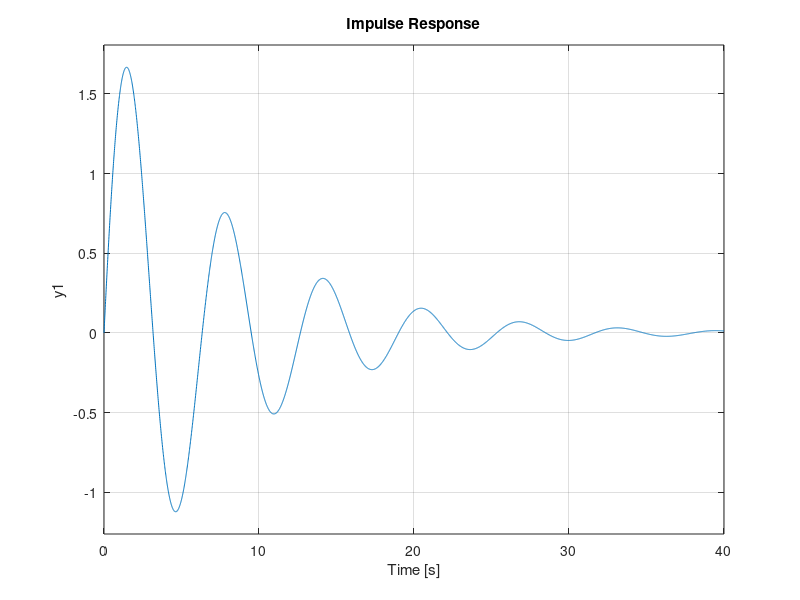
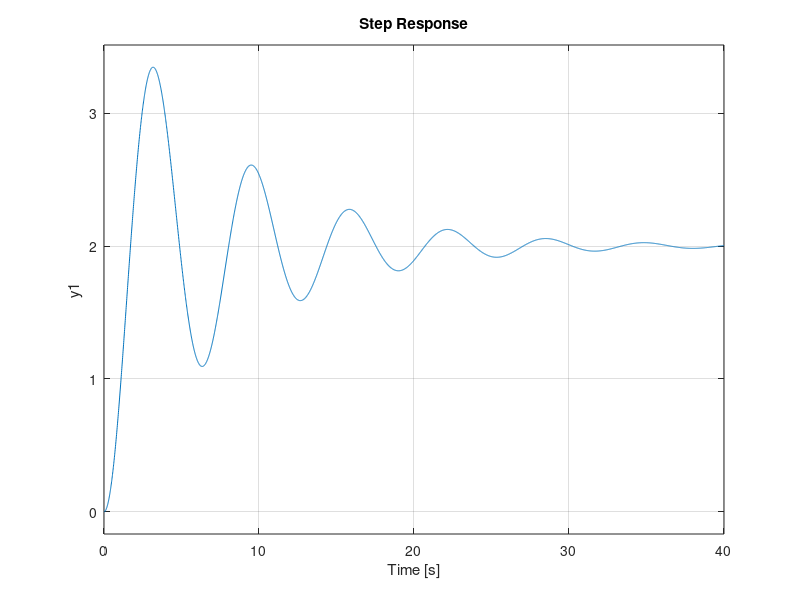

Write the MATLAB code that produced these figures, in order.
%% (1)

zeros = 2;
poles = [1, 0.25, 1];

H = tf(zeros,poles);
figure(1)
impulse(H,(1:0.01:40))

%% (2)
figure(2)
step(H,(1:0.01:40))
